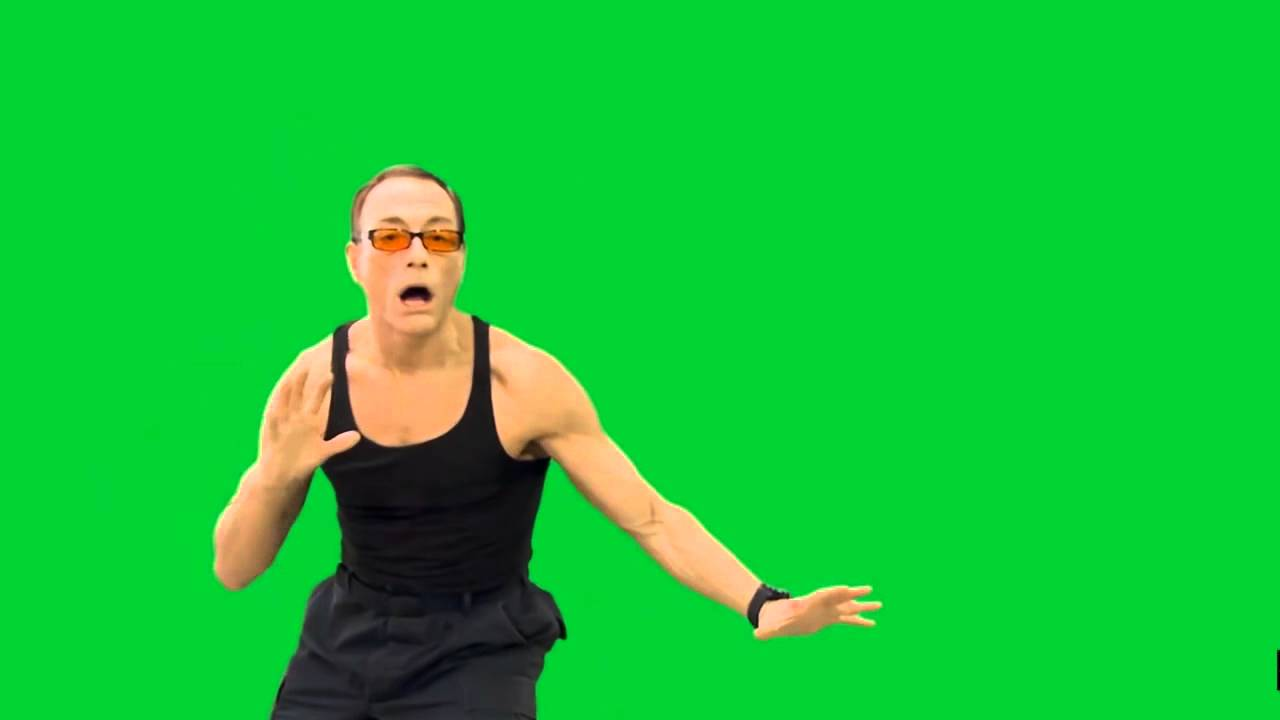
#> input picture Analisis de Algoritmos/pantallaVerde.jpg, 1280 x 720 px
$ python mascaras.py
#> lines starting #> are read from the running program, lines starting #| are printed output that depends on the picture; after the words box and inside, x2 and y2 are one past the last pixel; in counts of white or black regions, pixels touching at a corner belong together
import cv2 as cv
import numpy as np

imagenoriginal=cv.imread('pantallaVerde.jpg')
#> imagenoriginal is the input picture: shape (720, 1280, 3); mean B, G, R 54.5, 195, 21.8
imagenOriginal=cv.resize(imagenoriginal,(1024,576),interpolation=cv.INTER_NEAREST)
imagencorea=cv.imread('corea.jpg')
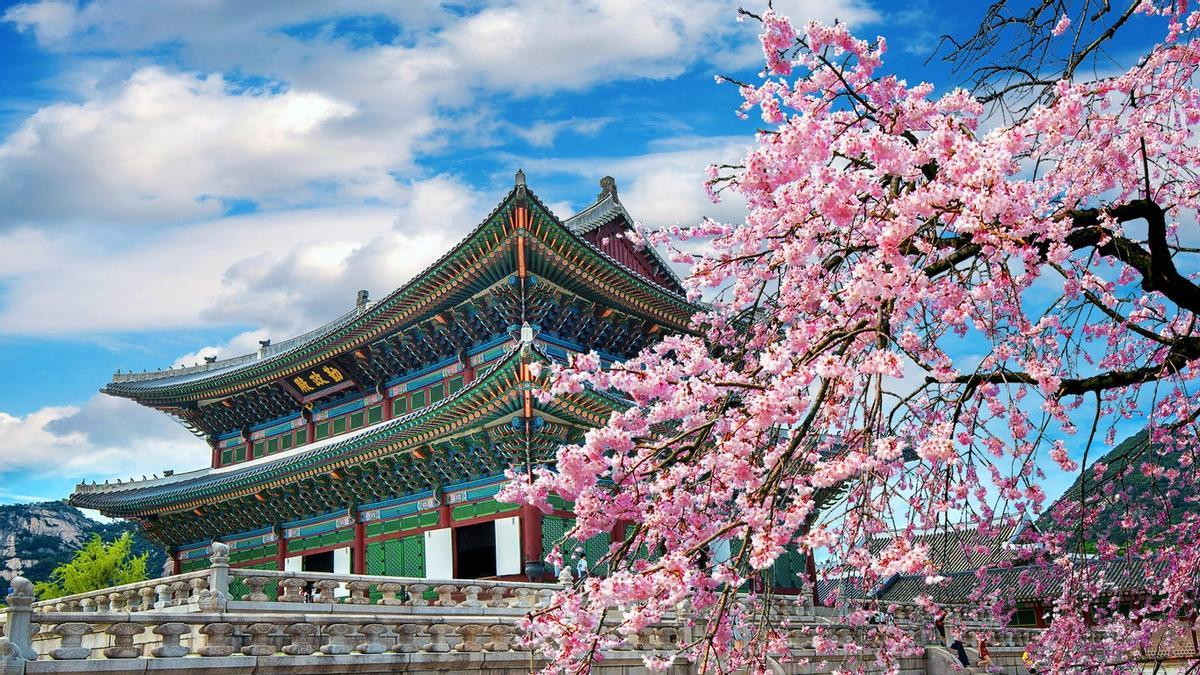
#> input picture Analisis de Algoritmos/corea.jpg, 1200 x 675 px
#> imagencorea is the input picture: shape (675, 1200, 3); mean B, G, R 154.2, 139, 133.5
imagenCorea=cv.resize(imagencorea,(1024,576),interpolation=cv.INTER_NEAREST)
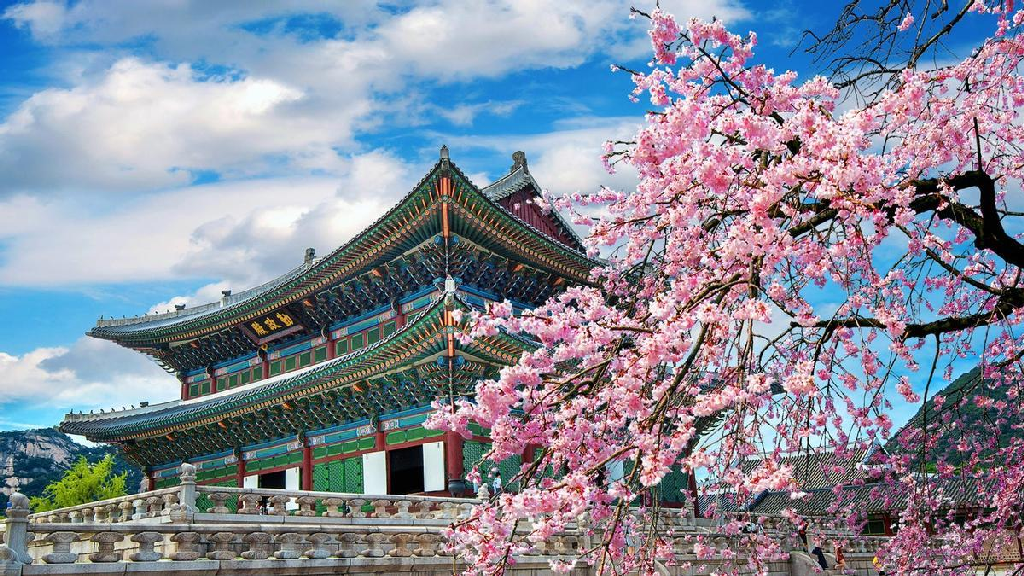
#> imagenCorea: shape (576, 1024, 3); mean B, G, R 154.3, 139, 133.5
cv.imshow('tokio',imagenOriginal)
cv.imshow('corea',imagenCorea)
cv.waitKey()
minBGR = np.array([0, 140, 0])
maxBGR = np.array([150, 255, 150])

maskBGR = cv.inRange(imagenOriginal,minBGR,maxBGR)
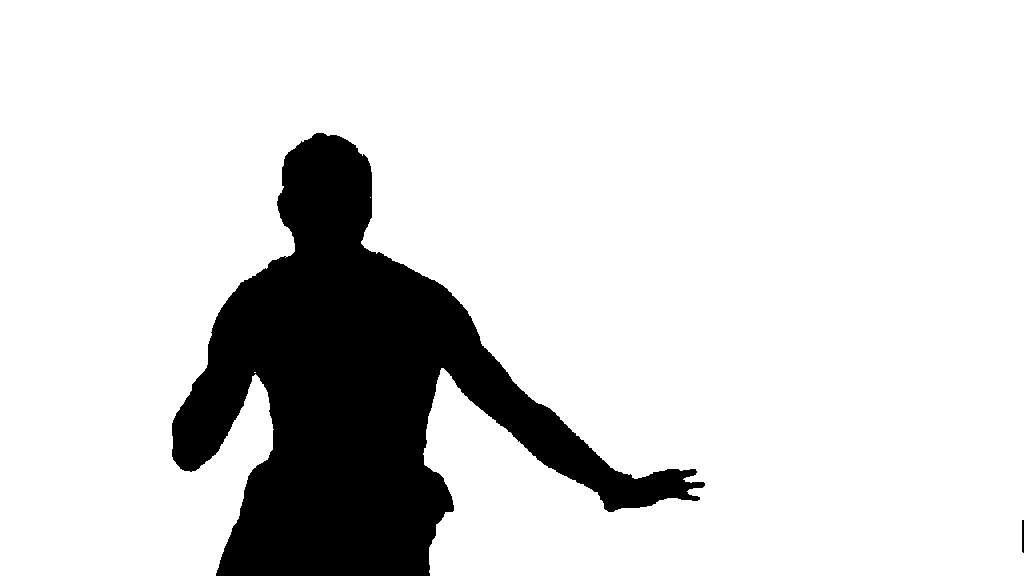
#> maskBGR: shape (576, 1024); 84.9% white; 2 black regions, box (x1, y1, x2, y2) and area: (172, 133, 705, 576) 89226, (1022, 520, 1024, 553) 65
mask_inv = cv.bitwise_not(maskBGR)
cv.imshow('mascara',maskBGR)
cv.imshow('mascara_inv',mask_inv)

resultBGR = cv.bitwise_and(imagenOriginal, imagenOriginal, mask = mask_inv)
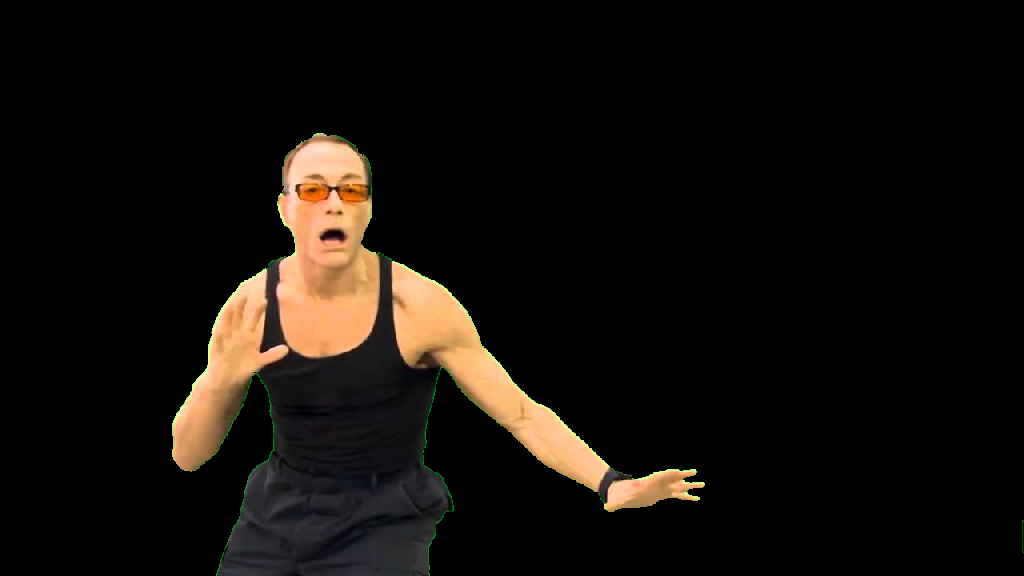
#> resultBGR: shape (576, 1024, 3); mean B, G, R 11.1, 15.3, 19.6
result_inv = cv.bitwise_and(imagenCorea, imagenCorea, mask = maskBGR)
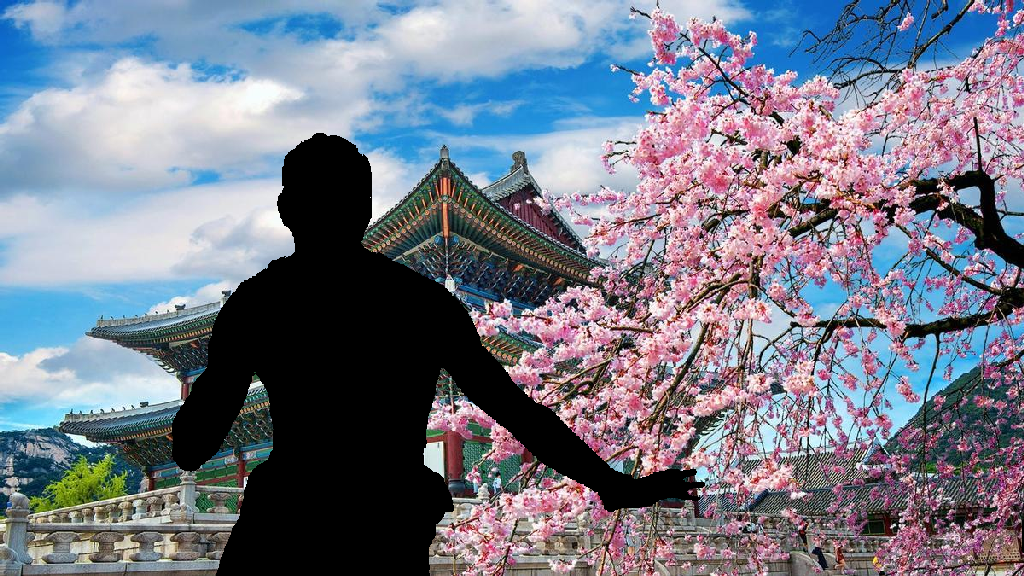
#> result_inv: shape (576, 1024, 3); mean B, G, R 137.3, 121.8, 117


cv.imshow('resultado',resultBGR)
cv.imshow('resultado_inv',result_inv)

total=cv.add(resultBGR,result_inv)
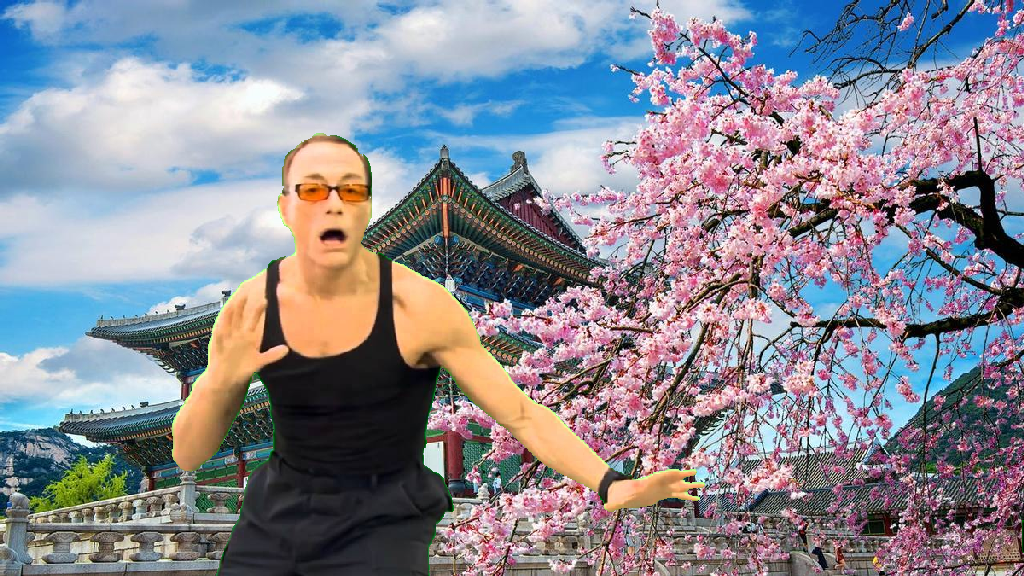
#> total: shape (576, 1024, 3); mean B, G, R 148.3, 137.1, 136.6
cv.imshow('resultado total',total)

cv.imwrite('resultado.jpg',total)
cv.waitKey()
cv.destroyAllWindows()
